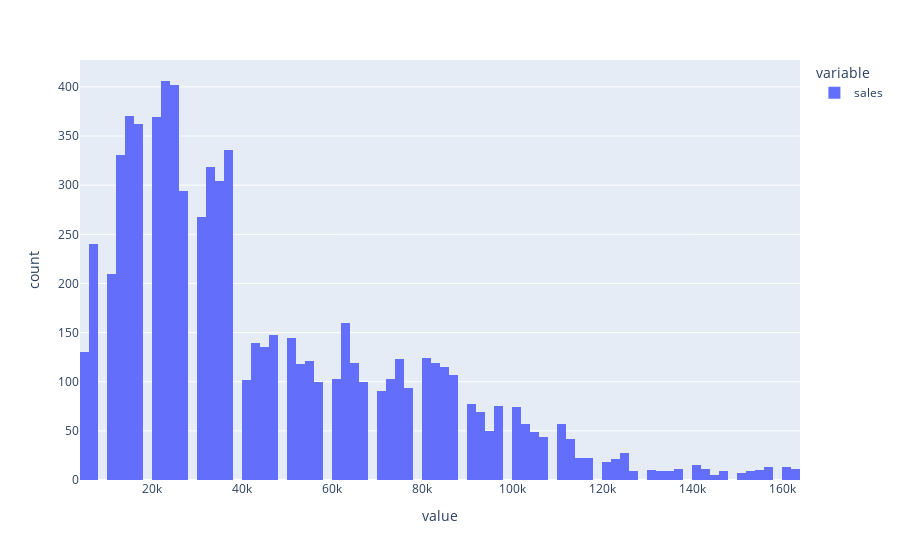

Notebook source saved alongside this figure:
### Code cell
# Using plotly histogram for more data and interaction
sales_hist = px.histogram(sd['sales'])
sales_hist

### Figure 1 — Plotly figure (JSON) as saved in the notebook; plotly's stock layout.template omitted (floating-point values rounded to 4 significant figures; data arrays with more than 128 entries replaced by an {"elided": "..."} marker saying what was removed)
{"data": [{"alignmentgroup": "True", "bingroup": "x", "hovertemplate": "variable=sales<br>value=%{x}<br>count=%{y}<extra></extra>", "legendgroup": "sales", "marker": {"color": "#636efa", "pattern": {"shape": ""}}, "name": "sales", "offsetgroup": "sales", "orientation": "v", "showlegend": true, "type": "histogram", "x": {"elided": "7560 int values"}, "xaxis": "x", "yaxis": "y"}], "layout": {"barmode": "relative", "legend": {"title": {"text": "variable"}, "tracegroupgap": 0}, "margin": {"t": 60}, "xaxis": {"anchor": "y", "domain": [0, 1], "title": {"text": "value"}}, "yaxis": {"anchor": "x", "domain": [0, 1], "title": {"text": "count"}}}}
